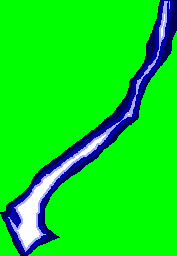
#> input picture Assets/Effects/BigBangCommon/004.png, 177 x 256 px, given in place of 237.png, which was not available
$ python recolor_perfect_block.py
#> lines starting #> are read from the running program, lines starting #| are printed output that depends on the picture
from __future__ import annotations

import colorsys
from pathlib import Path

from PIL import Image


ROOT = Path(__file__).resolve().parents[2] / "Assets" / "Effects" / "BigBangCommon"
OUTPUT = ROOT / "PerfectBlock"
YELLOW_HUE = 55.0 / 360.0


def recolor_pixel(pixel: tuple[int, ...]) -> tuple[int, ...]:
    red, green, blue = (channel / 255.0 for channel in pixel[:3])
    # Preserve the exact chroma-key field used by the runtime shader.
    if green >= 0.45 and green - max(red, blue) >= 0.22:
        return pixel

    hue, saturation, value = colorsys.rgb_to_hsv(red, green, blue)
    if saturation >= 0.10:
        red, green, blue = colorsys.hsv_to_rgb(YELLOW_HUE, saturation, value)
    recolored = tuple(round(channel * 255.0) for channel in (red, green, blue))
    return recolored + pixel[3:]


def main() -> None:
    OUTPUT.mkdir(parents=True, exist_ok=True)
    for frame in range(237, 245):
        source = ROOT / f"{frame}.png"
        destination = OUTPUT / source.name
        with Image.open(source) as image:
#> image is the input picture: PIL image 177x256 P; mean R, G, B 11.4, 224.1, 27.9
            mode = "RGBA" if "A" in image.mode else "RGB"
#> mode = 'RGB'
            converted = image.convert(mode)
            converted.putdata([recolor_pixel(pixel) for pixel in converted.getdata()])
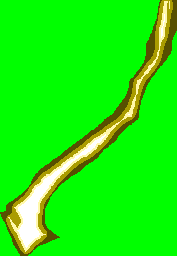
#> converted: PIL image 177x256 RGB; mean R, G, B 27.9, 239.3, 11.4
            converted.save(destination, optimize=False)
#> pass 2 of the loop in main, `for frame in range(237, 245):`:
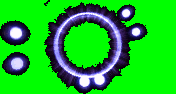
#> input picture Assets/Effects/BigBangCommon/021.png, 176 x 94 px, given in place of 238.png, which was not available
#> in main, image is the input picture: PIL image 176x94 RGB; mean R, G, B 24.3, 187, 36.9
#> in main, `converted.putdata([recolor_pixel(pixel) for pixel in converted.getdata..`:
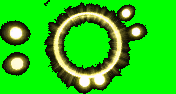
#> converted: PIL image 176x94 RGB; mean R, G, B 36.8, 201.5, 21.1


if __name__ == "__main__":
#> (the run stopped early here; a loop or call above may not have finished)
